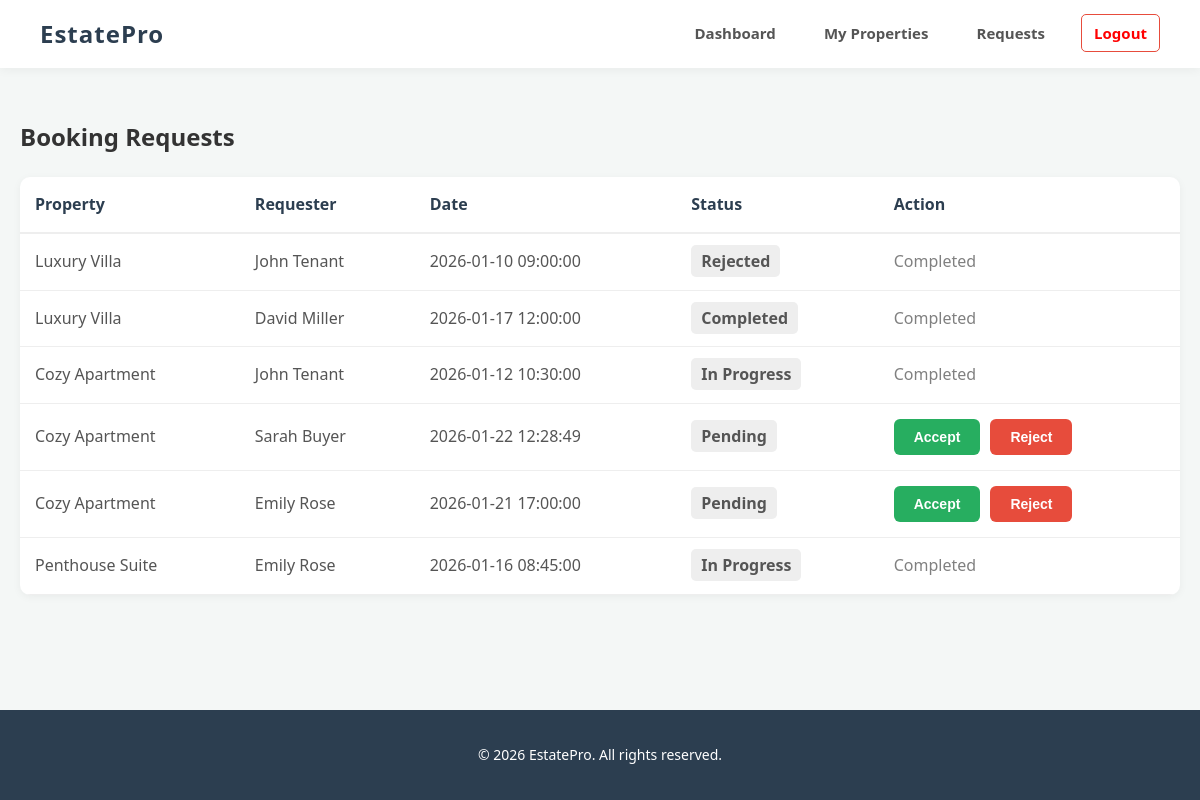
/index.php?action=booking_requests (signed in), run on the app's committed database.
### tables this page shows
CREATE TABLE `bookings` (
  `booking_id` int(11) NOT NULL,
  `prop_id` varchar(50) NOT NULL,
  `user_id` varchar(15) NOT NULL,
  `booking_date` datetime DEFAULT current_timestamp(),
  `status` varchar(20) DEFAULT 'Pending',
  `staff_id` varchar(15) DEFAULT NULL,
  `visit_date` date DEFAULT NULL,
  `visit_time` time DEFAULT NULL
);

CREATE TABLE `property_info` (
  `property_id` varchar(50) NOT NULL,
  `property_name` varchar(15) NOT NULL,
  `property_price` varchar(15) NOT NULL,
  `owner_id` varchar(15) NOT NULL,
  `buyer_name` varchar(15) NOT NULL,
  `buyer_phone` varchar(15) NOT NULL,
  `location` varchar(100) DEFAULT 'Dhaka',
  `status` varchar(20) DEFAULT 'Available',
  `description` text DEFAULT NULL,
  `property_image` varchar(255) DEFAULT 'default.jpg'
);

CREATE TABLE `user` (
  `user_id` varchar(15) NOT NULL,
  `name` varchar(15) NOT NULL,
  `password` varchar(15) NOT NULL,
  `phone` varchar(15) NOT NULL,
  `security_answer` varchar(15) NOT NULL
);

### controllers/OwnerController.php (called while the page is built, shortened)
<?php
include_once 'models/OwnerModel.php';
class OwnerController {
    private $model;
    public function __construct() {
        $database = new Database();
        $db = $database->connect();
        $this->model = new OwnerModel($db);
    }
    public function booking_requests() {
        $bookings = $this->model->getBookings($_SESSION['user_id']);
        include 'views/owner/booking_requests.php';
    }
}
?>

### models/OwnerModel.php (called while the page is built, shortened)
<?php
class OwnerModel {
    private $conn;
    public function __construct($db) {
        $this->conn = $db;
    }
    public function getBookings($owner_id) {
        $sql = "SELECT b.*, p.property_name, u.name as requester_name
                FROM bookings b
                JOIN property_info p ON b.prop_id = p.property_id
                LEFT JOIN user u ON b.user_id = u.user_id
                WHERE p.owner_id=?";
        $stmt = $this->conn->prepare($sql);
        $stmt->bind_param("s", $owner_id);
        $stmt->execute();
        return $stmt->get_result()->fetch_all(MYSQLI_ASSOC);
    }
}
?>

### views/owner/booking_requests.php (the view, shortened to what this page needs)
<?php include 'views/layout/header.php'; ?>
    <div class="container">
        <h2>Booking Requests</h2>
        <table width="100%">
            <tr>
                <th>Property</th>
                <th>Requester</th>
                <th>Date</th>
                <th>Status</th>
                <th>Action</th>
            </tr>
            <?php foreach($bookings as $book): ?>
                <tr>
                    <td><?php echo htmlspecialchars($book['property_name']); ?></td>
                    <td><?php echo htmlspecialchars($book['requester_name'] ?? 'Unknown'); ?></td>
                    <td><?php echo $book['booking_date']; ?></td>
                    <td>
                        <span style="padding: 5px 10px; background: #eee; border-radius: 5px; font-weight: bold;">
                            <?php echo $book['status']; ?>
                        </span>
                    </td>
                    <td>
                        <?php if($book['status'] == 'Pending'): ?>
                            <div style="display: flex; gap: 10px;">
                                <form action="index.php?action=accept_booking" method="POST">
                                    <button type="submit" class="btn" style="background-color: #27ae60;">Accept</button>
                                </form>
                                <form action="index.php?action=reject_booking" method="POST" onsubmit="return confirm('Reject this request?');">
                                    <button type="submit" class="btn" style="background-color: #e74c3c;">Reject</button>
                                </form>
                            </div>
                        <?php else: ?>
                            <span style="color: grey;">Completed</span>
                        <?php endif; ?>
                    </td>
                </tr>
            <?php endforeach; ?>
        </table>
    </div>
<?php include 'views/layout/footer.php'; ?>

### css/style.css (style rules this page uses)
:root { --primary: #2c3e50; --secondary: #3498db; --accent: #1abc9c; --danger: #e74c3c; --warning: #f39c12; --success: #27ae60; --light: #f4f7f6; --white: #ffffff; --dark-text: #333333; --muted-text: #7f8c8d; }
* { box-sizing: border-box; }
body { font-family: 'Segoe UI', Tahoma, Geneva, Verdana, sans-serif; background-color: var(--light); margin: 0; padding: 0; color: var(--dark-text); line-height: 1.6; display: flex; flex-direction: column; min-height: 100vh; }
.container { max-width: 1200px; margin: 30px auto; padding: 0 20px; width: 100%; flex: 1; }
table { width: 100%; border-collapse: collapse; background: var(--white); border-radius: 10px; overflow: hidden; box-shadow: 0 2px 8px rgba(0,0,0,0.05); margin-top: 10px; }
th { padding: 15px; text-align: left; font-weight: 600; color: var(--primary); border-bottom: 2px solid #eee; }
td { padding: 15px; border-bottom: 1px solid #eee; color: #555; vertical-align: middle; }
.btn { display: inline-block; padding: 10px 20px; background-color: var(--primary); color: var(--white); border: none; border-radius: 6px; font-size: 14px; font-weight: 600; cursor: pointer; text-align: center; transition: background 0.3s; }

### data on the page
bookings: property_info.property_name "Luxury Villa", user.name "John Tenant", booking_date "2026-01-10 09:00:00", status "Rejected", shows "Completed"
bookings: property_info.property_name "Luxury Villa", user.name "David Miller", booking_date "2026-01-17 12:00:00", status "Completed"
bookings: property_info.property_name "Cozy Apartment", user.name "John Tenant", booking_date "2026-01-12 10:30:00", status "In Progress", shows "Completed"
bookings: property_info.property_name "Cozy Apartment", user.name "Sarah Buyer", booking_date "2026-01-22 12:28:49", status "Pending"
bookings: property_info.property_name "Cozy Apartment", user.name "Emily Rose", booking_date "2026-01-21 17:00:00", status "Pending"
bookings: property_info.property_name "Penthouse Suite", user.name "Emily Rose", booking_date "2026-01-16 08:45:00", status "In Progress", shows "Completed"
